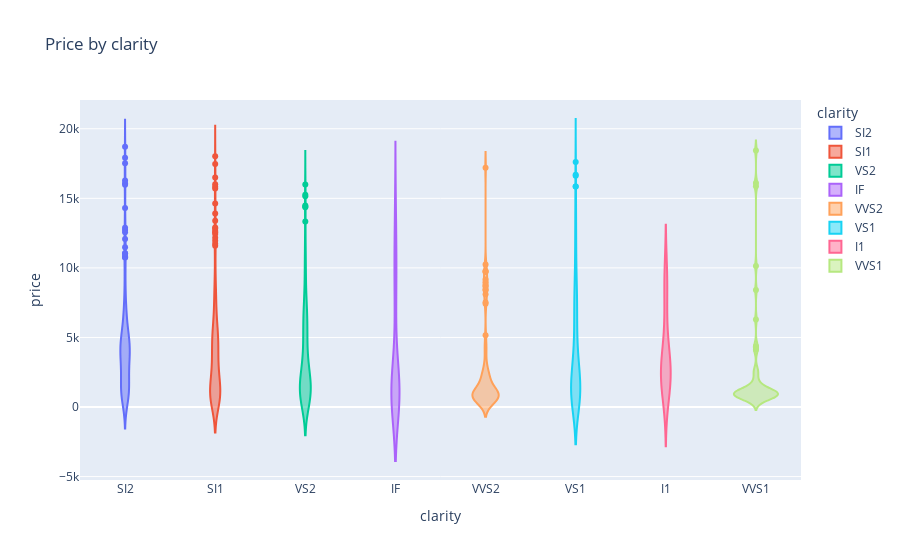

Notebook source saved alongside this figure:
### Code cell
plot_diamonds_price_by(diamonds, 'clarity')

### Figure 1 — Plotly figure (JSON) as saved in the notebook; plotly's stock layout.template omitted (floating-point values rounded to 4 significant figures; data arrays with more than 128 entries replaced by an {"elided": "..."} marker saying what was removed)
{"data": [{"alignmentgroup": "True", "box": {"visible": false}, "hovertemplate": "clarity=%{x}<br>price=%{y}<extra></extra>", "legendgroup": "SI2", "marker": {"color": "#636efa"}, "name": "SI2", "offsetgroup": "SI2", "orientation": "v", "scalegroup": "True", "showlegend": true, "type": "violin", "x": {"elided": "169 str values"}, "x0": " ", "xaxis": "x", "y": {"elided": "169 int values"}, "y0": " ", "yaxis": "y"}, {"alignmentgroup": "True", "box": {"visible": false}, "hovertemplate": "clarity=%{x}<br>price=%{y}<extra></extra>", "legendgroup": "SI1", "marker": {"color": "#EF553B"}, "name": "SI1", "offsetgroup": "SI1", "orientation": "v", "scalegroup": "True", "showlegend": true, "type": "violin", "x": {"elided": "255 str values"}, "x0": " ", "xaxis": "x", "y": {"elided": "255 int values"}, "y0": " ", "yaxis": "y"}, {"alignmentgroup": "True", "box": {"visible": false}, "hovertemplate": "clarity=%{x}<br>price=%{y}<extra></extra>", "legendgroup": "VS2", "marker": {"color": "#00cc96"}, "name": "VS2", "offsetgroup": "VS2", "orientation": "v", "scalegroup": "True", "showlegend": true, "type": "violin", "x": {"elided": "223 str values"}, "x0": " ", "xaxis": "x", "y": {"elided": "223 int values"}, "y0": " ", "yaxis": "y"}, {"alignmentgroup": "True", "box": {"visible": false}, "hovertemplate": "clarity=%{x}<br>price=%{y}<extra></extra>", "legendgroup": "IF", "marker": {"color": "#ab63fa"}, "name": "IF", "offsetgroup": "IF", "orientation": "v", "scalegroup": "True", "showlegend": true, "type": "violin", "x": ["IF", "IF", "IF", "IF", "IF", "IF", "IF", "IF", "IF", "IF", "IF", "IF", "IF", "IF", "IF", "IF", "IF", "IF", "IF", "IF", "IF", "IF", "IF", "IF", "IF", "IF", "IF", "IF", "IF", "IF", "IF"], "x0": " ", "xaxis": "x", "y": [918, 789, 956, 954, 1052, 650, 14616, 949, 974, 1905, 1333, 4046, 891, 1333, 7352, 1450, 873, 1046, 988, 11888, 586, 1216, 9596, 566, 12647, 7367, 9820, 918, 10350, 891, 694], "y0": " ", "yaxis": "y"}, {"alignmentgroup": "True", "box": {"visible": false}, "hovertemplate": "clarity=%{x}<br>price=%{y}<extra></extra>", "legendgroup": "VVS2", "marker": {"color": "#FFA15A"}, "name": "VVS2", "offsetgroup": "VVS2", "orientation": "v", "scalegroup": "True", "showlegend": true, "type": "violin", "x": ["VVS2", "VVS2", "VVS2", "VVS2", "VVS2", "VVS2", "VVS2", "VVS2", "VVS2", "VVS2", "VVS2", "VVS2", "VVS2", "VVS2", "VVS2", "VVS2", "VVS2", "VVS2", "VVS2", "VVS2", "VVS2", "VVS2", "VVS2", "VVS2", "VVS2", "VVS2", "VVS2", "VVS2", "VVS2", "VVS2", "VVS2", "VVS2", "VVS2", "VVS2", "VVS2", "VVS2", "VVS2", "VVS2", "VVS2", "VVS2", "VVS2", "VVS2", "VVS2", "VVS2", "VVS2", "VVS2", "VVS2", "VVS2", "VVS2", "VVS2", "VVS2", "VVS2", "VVS2", "VVS2", "VVS2", "VVS2", "VVS2", "VVS2", "VVS2", "VVS2", "VVS2", "VVS2", "VVS2", "VVS2", "VVS2", "VVS2", "VVS2", "VVS2", "VVS2", "VVS2", "VVS2", "VVS2", "VVS2", "VVS2", "VVS2", "VVS2", "VVS2", "VVS2", "VVS2", "VVS2", "VVS2", "VVS2", "VVS2", "VVS2", "VVS2", "VVS2", "VVS2"], "x0": " ", "xaxis": "x", "y": [2823, 858, 2066, 1935, 17203, 662, 1221, 2331, 9735, 1103, 730, 945, 4082, 894, 752, 505, 600, 2428, 567, 552, 1024, 500, 733, 2499, 2639, 625, 988, 907, 3205, 2131, 1295, 730, 7528, 777, 1192, 652, 4252, 10246, 710, 730, 776, 605, 431, 2081, 840, 8971, 948, 583, 2088, 684, 597, 4369, 9706, 1957, 8688, 8107, 664, 965, 815, 743, 8393, 1106, 1212, 811, 1129, 878, 8469, 1858, 945, 1216, 628, 2041, 645, 9169, 1034, 7430, 2012, 707, 868, 9779, 8770, 5167, 1007, 868, 878, 599, 1662], "y0": " ", "yaxis": "y"}, {"alignmentgroup": "True", "box": {"visible": false}, "hovertemplate": "clarity=%{x}<br>price=%{y}<extra></extra>", "legendgroup": "VS1", "marker": {"color": "#19d3f3"}, "name": "VS1", "offsetgroup": "VS1", "orientation": "v", "scalegroup": "True", "showlegend": true, "type": "violin", "x": {"elided": "170 str values"}, "x0": " ", "xaxis": "x", "y": {"elided": "170 int values"}, "y0": " ", "yaxis": "y"}, {"alignmentgroup": "True", "box": {"visible": false}, "hovertemplate": "clarity=%{x}<br>price=%{y}<extra></extra>", "legendgroup": "I1", "marker": {"color": "#FF6692"}, "name": "I1", "offsetgroup": "I1", "orientation": "v", "scalegroup": "True", "showlegend": true, "type": "violin", "x": ["I1", "I1", "I1", "I1", "I1", "I1", "I1", "I1", "I1", "I1", "I1", "I1"], "x0": " ", "xaxis": "x", "y": [8711, 2220, 1599, 6597, 1739, 490, 2068, 2844, 4139, 9789, 3230, 3136], "y0": " ", "yaxis": "y"}, {"alignmentgroup": "True", "box": {"visible": false}, "hovertemplate": "clarity=%{x}<br>price=%{y}<extra></extra>", "legendgroup": "VVS1", "marker": {"color": "#B6E880"}, "name": "VVS1", "offsetgroup": "VVS1", "orientation": "v", "scalegroup": "True", "showlegend": true, "type": "violin", "x": ["VVS1", "VVS1", "VVS1", "VVS1", "VVS1", "VVS1", "VVS1", "VVS1", "VVS1", "VVS1", "VVS1", "VVS1", "VVS1", "VVS1", "VVS1", "VVS1", "VVS1", "VVS1", "VVS1", "VVS1", "VVS1", "VVS1", "VVS1", "VVS1", "VVS1", "VVS1", "VVS1", "VVS1", "VVS1", "VVS1", "VVS1", "VVS1", "VVS1", "VVS1", "VVS1", "VVS1", "VVS1", "VVS1", "VVS1", "VVS1", "VVS1", "VVS1", "VVS1", "VVS1", "VVS1", "VVS1", "VVS1", "VVS1", "VVS1", "VVS1", "VVS1", "VVS1"], "x0": " ", "xaxis": "x", "y": [18445, 1295, 816, 912, 862, 936, 678, 936, 968, 1028, 1017, 4114, 2544, 1167, 1235, 4274, 10134, 1061, 1865, 789, 2549, 893, 789, 1013, 1809, 816, 15878, 1080, 525, 1297, 725, 8405, 990, 1018, 16104, 862, 709, 886, 1267, 1013, 1622, 4362, 1143, 6296, 485, 626, 775, 636, 1179, 1069, 2565, 827], "y0": " ", "yaxis": "y"}], "layout": {"legend": {"title": {"text": "clarity"}, "tracegroupgap": 0}, "title": {"text": "Price by clarity"}, "violinmode": "overlay", "xaxis": {"anchor": "y", "categoryarray": ["SI2", "SI1", "VS2", "IF", "VVS2", "VS1", "I1", "VVS1"], "categoryorder": "array", "domain": [0, 1], "title": {"text": "clarity"}}, "yaxis": {"anchor": "x", "domain": [0, 1], "title": {"text": "price"}}}}
